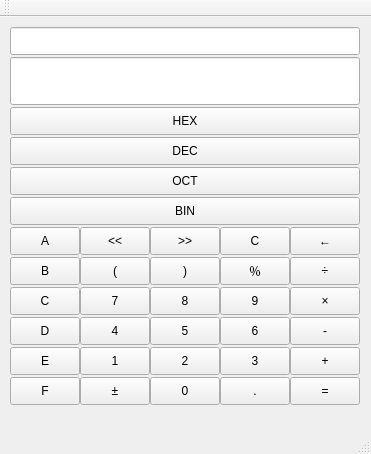
<?xml version="1.0" encoding="UTF-8"?>
<ui version="4.0">
 <class>Prog_Calc</class>
 <widget class="QMainWindow" name="Prog_Calc">
  <property name="geometry">
   <rect>
    <x>0</x>
    <y>0</y>
    <width>371</width>
    <height>454</height>
   </rect>
  </property>
  <property name="windowTitle">
   <string>Prog_Calc</string>
  </property>
  <widget class="QWidget" name="centralWidget">
   <widget class="QLineEdit" name="Edit_Calc_Num">
    <property name="geometry">
     <rect>
      <x>10</x>
      <y>10</y>
      <width>350</width>
      <height>28</height>
     </rect>
    </property>
    <property name="font">
     <font>
      <pointsize>27</pointsize>
     </font>
    </property>
    <property name="layoutDirection">
     <enum>Qt::LeftToRight</enum>
    </property>
    <property name="autoFillBackground">
     <bool>false</bool>
    </property>
    <property name="alignment">
     <set>Qt::AlignRight|Qt::AlignTrailing|Qt::AlignVCenter</set>
    </property>
   </widget>
   <widget class="QPushButton" name="Hex_btn">
    <property name="geometry">
     <rect>
      <x>10</x>
      <y>90</y>
      <width>350</width>
      <height>28</height>
     </rect>
    </property>
    <property name="text">
     <string>HEX</string>
    </property>
   </widget>
   <widget class="QPushButton" name="A_btn">
    <property name="geometry">
     <rect>
      <x>10</x>
      <y>210</y>
      <width>70</width>
      <height>28</height>
     </rect>
    </property>
    <property name="text">
     <string>A</string>
    </property>
   </widget>
   <widget class="QPushButton" name="L_Shift_btn">
    <property name="geometry">
     <rect>
      <x>80</x>
      <y>210</y>
      <width>70</width>
      <height>28</height>
     </rect>
    </property>
    <property name="text">
     <string>&lt;&lt;</string>
    </property>
   </widget>
   <widget class="QPushButton" name="R_Shift_btn">
    <property name="geometry">
     <rect>
      <x>150</x>
      <y>210</y>
      <width>70</width>
      <height>28</height>
     </rect>
    </property>
    <property name="text">
     <string>&gt;&gt;</string>
    </property>
   </widget>
   <widget class="QPushButton" name="Cancel_btn">
    <property name="geometry">
     <rect>
      <x>220</x>
      <y>210</y>
      <width>70</width>
      <height>28</height>
     </rect>
    </property>
    <property name="text">
     <string>C</string>
    </property>
   </widget>
   <widget class="QPushButton" name="B_Space_btn">
    <property name="geometry">
     <rect>
      <x>290</x>
      <y>210</y>
      <width>70</width>
      <height>28</height>
     </rect>
    </property>
    <property name="text">
     <string>←</string>
    </property>
   </widget>
   <widget class="QPushButton" name="Dec_btn">
    <property name="geometry">
     <rect>
      <x>10</x>
      <y>120</y>
      <width>350</width>
      <height>28</height>
     </rect>
    </property>
    <property name="text">
     <string>DEC</string>
    </property>
   </widget>
   <widget class="QPushButton" name="Oct_btn">
    <property name="geometry">
     <rect>
      <x>10</x>
      <y>150</y>
      <width>350</width>
      <height>28</height>
     </rect>
    </property>
    <property name="text">
     <string>OCT</string>
    </property>
   </widget>
   <widget class="QPushButton" name="Bin_btn">
    <property name="geometry">
     <rect>
      <x>10</x>
      <y>180</y>
      <width>350</width>
      <height>28</height>
     </rect>
    </property>
    <property name="text">
     <string>BIN</string>
    </property>
   </widget>
   <widget class="QPushButton" name="B_btn">
    <property name="geometry">
     <rect>
      <x>10</x>
      <y>240</y>
      <width>70</width>
      <height>28</height>
     </rect>
    </property>
    <property name="text">
     <string>B</string>
    </property>
   </widget>
   <widget class="QPushButton" name="C_btn">
    <property name="geometry">
     <rect>
      <x>10</x>
      <y>270</y>
      <width>70</width>
      <height>28</height>
     </rect>
    </property>
    <property name="text">
     <string>C</string>
    </property>
   </widget>
   <widget class="QPushButton" name="D_btn">
    <property name="geometry">
     <rect>
      <x>10</x>
      <y>300</y>
      <width>70</width>
      <height>28</height>
     </rect>
    </property>
    <property name="text">
     <string>D</string>
    </property>
   </widget>
   <widget class="QPushButton" name="E_btn">
    <property name="geometry">
     <rect>
      <x>10</x>
      <y>330</y>
      <width>70</width>
      <height>28</height>
     </rect>
    </property>
    <property name="text">
     <string>E</string>
    </property>
   </widget>
   <widget class="QPushButton" name="F_btn">
    <property name="geometry">
     <rect>
      <x>10</x>
      <y>360</y>
      <width>70</width>
      <height>28</height>
     </rect>
    </property>
    <property name="text">
     <string>F</string>
    </property>
   </widget>
   <widget class="QPushButton" name="R_Bracket_btn">
    <property name="geometry">
     <rect>
      <x>150</x>
      <y>240</y>
      <width>70</width>
      <height>28</height>
     </rect>
    </property>
    <property name="text">
     <string>)</string>
    </property>
   </widget>
   <widget class="QPushButton" name="Percent_btn">
    <property name="geometry">
     <rect>
      <x>220</x>
      <y>240</y>
      <width>70</width>
      <height>28</height>
     </rect>
    </property>
    <property name="text">
     <string>％</string>
    </property>
   </widget>
   <widget class="QPushButton" name="L_Bracket_btn">
    <property name="geometry">
     <rect>
      <x>80</x>
      <y>240</y>
      <width>70</width>
      <height>28</height>
     </rect>
    </property>
    <property name="text">
     <string>(</string>
    </property>
   </widget>
   <widget class="QPushButton" name="Division_btn">
    <property name="geometry">
     <rect>
      <x>290</x>
      <y>240</y>
      <width>70</width>
      <height>28</height>
     </rect>
    </property>
    <property name="text">
     <string>÷</string>
    </property>
   </widget>
   <widget class="QPushButton" name="Num_Eight_btn">
    <property name="geometry">
     <rect>
      <x>150</x>
      <y>270</y>
      <width>70</width>
      <height>28</height>
     </rect>
    </property>
    <property name="text">
     <string>8</string>
    </property>
   </widget>
   <widget class="QPushButton" name="Num_Nine_btn">
    <property name="geometry">
     <rect>
      <x>220</x>
      <y>270</y>
      <width>70</width>
      <height>28</height>
     </rect>
    </property>
    <property name="text">
     <string>9</string>
    </property>
   </widget>
   <widget class="QPushButton" name="Num_Seven_btn">
    <property name="geometry">
     <rect>
      <x>80</x>
      <y>270</y>
      <width>70</width>
      <height>28</height>
     </rect>
    </property>
    <property name="text">
     <string>7</string>
    </property>
   </widget>
   <widget class="QPushButton" name="Multiply_btn">
    <property name="geometry">
     <rect>
      <x>290</x>
      <y>270</y>
      <width>70</width>
      <height>28</height>
     </rect>
    </property>
    <property name="text">
     <string>×</string>
    </property>
   </widget>
   <widget class="QPushButton" name="Num_Five_btn">
    <property name="geometry">
     <rect>
      <x>150</x>
      <y>300</y>
      <width>70</width>
      <height>28</height>
     </rect>
    </property>
    <property name="text">
     <string>5</string>
    </property>
   </widget>
   <widget class="QPushButton" name="Num_Six_btn">
    <property name="geometry">
     <rect>
      <x>220</x>
      <y>300</y>
      <width>70</width>
      <height>28</height>
     </rect>
    </property>
    <property name="text">
     <string>6</string>
    </property>
   </widget>
   <widget class="QPushButton" name="Num_Four_btn">
    <property name="geometry">
     <rect>
      <x>80</x>
      <y>300</y>
      <width>70</width>
      <height>28</height>
     </rect>
    </property>
    <property name="text">
     <string>4</string>
    </property>
   </widget>
   <widget class="QPushButton" name="Subtract_btn">
    <property name="geometry">
     <rect>
      <x>290</x>
      <y>300</y>
      <width>70</width>
      <height>28</height>
     </rect>
    </property>
    <property name="text">
     <string>-</string>
    </property>
   </widget>
   <widget class="QPushButton" name="Num_Two_btn">
    <property name="geometry">
     <rect>
      <x>150</x>
      <y>330</y>
      <width>70</width>
      <height>28</height>
     </rect>
    </property>
    <property name="text">
     <string>2</string>
    </property>
   </widget>
   <widget class="QPushButton" name="Num_Three_btn">
    <property name="geometry">
     <rect>
      <x>220</x>
      <y>330</y>
      <width>70</width>
      <height>28</height>
     </rect>
    </property>
    <property name="text">
     <string>3</string>
    </property>
   </widget>
   <widget class="QPushButton" name="Num_One_btn">
    <property name="geometry">
     <rect>
      <x>80</x>
      <y>330</y>
      <width>70</width>
      <height>28</height>
     </rect>
    </property>
    <property name="text">
     <string>1</string>
    </property>
   </widget>
   <widget class="QPushButton" name="Add_btn">
    <property name="geometry">
     <rect>
      <x>290</x>
      <y>330</y>
      <width>70</width>
      <height>28</height>
     </rect>
    </property>
    <property name="text">
     <string>+</string>
    </property>
   </widget>
   <widget class="QPushButton" name="Num_Zero_btn">
    <property name="geometry">
     <rect>
      <x>150</x>
      <y>360</y>
      <width>70</width>
      <height>28</height>
     </rect>
    </property>
    <property name="text">
     <string>0</string>
    </property>
   </widget>
   <widget class="QPushButton" name="Dec_Point_btn">
    <property name="geometry">
     <rect>
      <x>220</x>
      <y>360</y>
      <width>70</width>
      <height>28</height>
     </rect>
    </property>
    <property name="text">
     <string>.</string>
    </property>
   </widget>
   <widget class="QPushButton" name="Reversal_btn">
    <property name="geometry">
     <rect>
      <x>80</x>
      <y>360</y>
      <width>70</width>
      <height>28</height>
     </rect>
    </property>
    <property name="text">
     <string>±</string>
    </property>
   </widget>
   <widget class="QPushButton" name="Equal_btn">
    <property name="geometry">
     <rect>
      <x>290</x>
      <y>360</y>
      <width>70</width>
      <height>28</height>
     </rect>
    </property>
    <property name="text">
     <string>=</string>
    </property>
   </widget>
   <widget class="QLineEdit" name="Edit_Result_Num">
    <property name="geometry">
     <rect>
      <x>10</x>
      <y>40</y>
      <width>350</width>
      <height>48</height>
     </rect>
    </property>
    <property name="font">
     <font>
      <pointsize>27</pointsize>
     </font>
    </property>
    <property name="layoutDirection">
     <enum>Qt::LeftToRight</enum>
    </property>
    <property name="autoFillBackground">
     <bool>false</bool>
    </property>
    <property name="alignment">
     <set>Qt::AlignRight|Qt::AlignTrailing|Qt::AlignVCenter</set>
    </property>
   </widget>
  </widget>
  <widget class="QToolBar" name="mainToolBar">
   <attribute name="toolBarArea">
    <enum>TopToolBarArea</enum>
   </attribute>
   <attribute name="toolBarBreak">
    <bool>false</bool>
   </attribute>
  </widget>
  <widget class="QStatusBar" name="statusBar"/>
  <widget class="QMenuBar" name="menuBar">
   <property name="geometry">
    <rect>
     <x>0</x>
     <y>0</y>
     <width>371</width>
     <height>26</height>
    </rect>
   </property>
  </widget>
 </widget>
 <layoutdefault spacing="6" margin="11"/>
 <resources>
  <include location="Prog_Calc.qrc"/>
 </resources>
 <connections/>
</ui>
